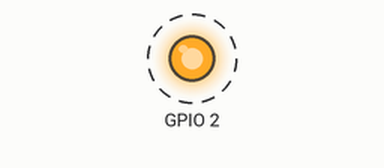
The sketch below on a simulated ESP8266 (NodeMCU). Shown: output pins drawn as LEDs (lit = HIGH). Dashed ring = blinking. What the sketch prints to the serial monitor is not drawn.

Above: at 0.2 s.
Timing chart, 0 to 3.0 s (numbered marks = the images above):
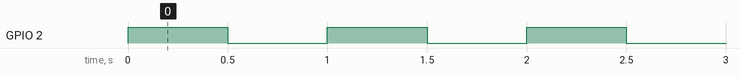

The sketch:

udp_server.ino
```cpp
#include <ESP8266WiFi.h>
#include <WiFiUdp.h>

// Set AP credentials
#define AP_SSID "TheOtherESP"
#define AP_PASS "flashmeifyoucan"

// UDP
WiFiUDP UDP;
IPAddress local_IP(192,168,4,1);
IPAddress gateway(192,168,4,1);
IPAddress subnet(255,255,255,0);
#define UDP_PORT 4210

// UDP Buffer
char packetBuffer[UDP_TX_PACKET_MAX_SIZE];

void setup() {

  // Setup LED pin
  pinMode(2, OUTPUT);

  // Setup serial port
  Serial.begin(115200);
  Serial.println();

  // Begin Access Point
  Serial.println("Starting access point...");
  WiFi.softAPConfig(local_IP, gateway, subnet);
  WiFi.softAP(AP_SSID, AP_PASS);
  Serial.println(WiFi.localIP());

  // Begin listening to UDP port
  UDP.begin(UDP_PORT);
  Serial.print("Listening on UDP port ");
  Serial.println(UDP_PORT);

}

int period = 500;

void loop() {

  // Receive packet
  UDP.parsePacket();
  UDP.read(packetBuffer, UDP_TX_PACKET_MAX_SIZE);
  if (packetBuffer[0]){
    Serial.println(packetBuffer[0], BIN);
    Serial.println(packetBuffer[1], BIN);
    Serial.println(packetBuffer[2], BIN);

    if(packetBuffer[0] == 1){
      period = 100;
    }else if(packetBuffer[0] == 2){
      period = 20;
    }

  }

  digitalWrite(2, HIGH);
  delay(period);
  digitalWrite(2, LOW);
  delay(period);

}
```

Measured:
- by itself, GPIO 2: alternates HIGH for 0.50 s and LOW for 0.50 s
